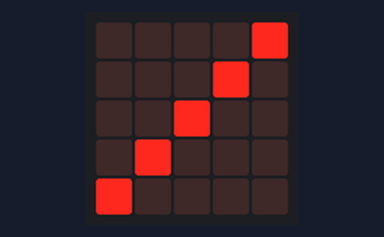
Simulated run of this program. Board: BBC micro:bit running MicroPython. Parts: the board's 5×5 LED display.

Above: at 0.4 s.
At 0.8 s:
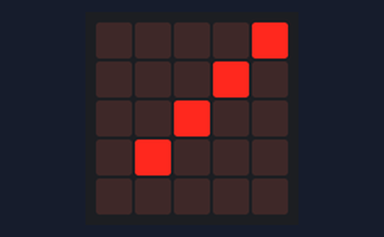
At 1.2 s:
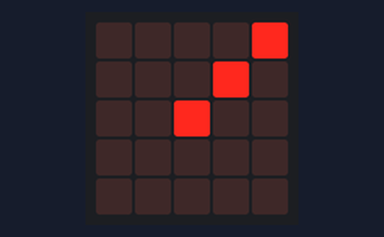
At 1.6 s:
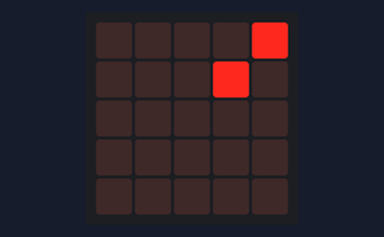
At 2.0 s:
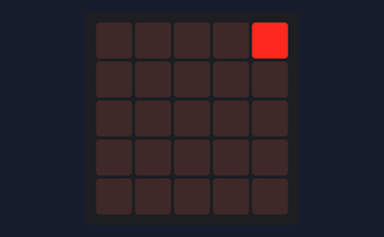

The program:

microbit_pov_daisy.py
```python
"""
microbit_pov_daisy.py
https://www.instructables.com/Microbit-Persistence-of-Vision-Daisy

Part of "micro:bit Persistence-of-Vision daisy"
    Copyright 2021 Pavlos Iliopoulos, techprolet.com
    This program is free software: you can redistribute it and/or modify
    it under the terms of the GNU General Public License as published by
    the Free Software Foundation, either version 3 of the License, or
    (at your option) any later version.

    This program is distributed in the hope that it will be useful,
    but WITHOUT ANY WARRANTY; without even the implied warranty of
    MERCHANTABILITY or FITNESS FOR A PARTICULAR PURPOSE.  See the
    GNU General Public License for more details.

    You should have received a copy of the GNU General Public License
    along with this program.  If not, see http://www.gnu.org/licenses/ .
"""

from microbit import *
import utime


# total rotation time is 200000us
wait_time = 200000
rotations_step = 2  # allow two rotations TODO: Find better naming

daisyImg = [
    Image(
        5,
        5,
        bytearray(
            [0, 0, 0, 0, 9, 0, 0, 0, 9, 0, 0, 0, 9, 0, 0, 0, 9, 0, 0, 0, 9, 0, 0, 0, 0]
        ),
    ),
    Image(
        5,
        5,
        bytearray(
            [0, 0, 0, 0, 9, 0, 0, 0, 9, 0, 0, 0, 9, 0, 0, 0, 9, 0, 0, 0, 0, 0, 0, 0, 0]
        ),
    ),
    Image(
        5,
        5,
        bytearray(
            [0, 0, 0, 0, 9, 0, 0, 0, 9, 0, 0, 0, 9, 0, 0, 0, 0, 0, 0, 0, 0, 0, 0, 0, 0]
        ),
    ),
    Image(
        5,
        5,
        bytearray(
            [0, 0, 0, 0, 9, 0, 0, 0, 9, 0, 0, 0, 0, 0, 0, 0, 0, 0, 0, 0, 0, 0, 0, 0, 0]
        ),
    ),
    Image(
        5,
        5,
        bytearray(
            [0, 0, 0, 0, 9, 0, 0, 0, 0, 0, 0, 0, 0, 0, 0, 0, 0, 0, 0, 0, 0, 0, 0, 0, 0]
        ),
    ),
]


display.on()
imgSize = len(daisyImg)
i = 0
rotations = 0
while True:
    rotations += 1
    rotations %= rotations_step
    if rotations == 0:
        display.show(daisyImg[i])
        i += 1
        i %= imgSize

    utime.sleep_us(wait_time)
```

Measured:
- by itself, everything shown: repeats every 2.0 s, in 5 steps
- what the display in image 0 shows lasts 0.4 s, from 0.2 s to 0.6 s
